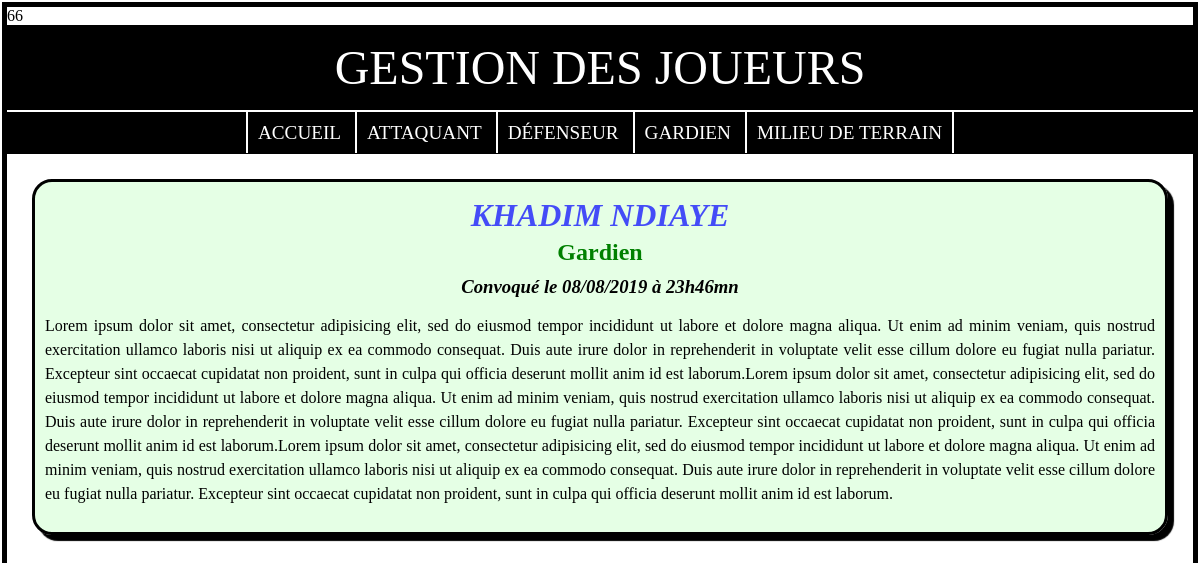
/index.php?action=joueur&id=4, run on the app's committed database.
### tables this page shows
CREATE TABLE Profil(
	id int primary key auto_increment,
	libelle varchar(20)
);

CREATE TABLE Joueur(
	id int primary key auto_increment,
	nom varchar(20),
	prenom varchar(20),
	dateCreation datetime DEFAULT NOW(),
	dateModification datetime DEFAULT NOW(),
	description text,
	profil int
);

### data_access/dao/ConnexionDB.php (called while the page is built, shortened)
<?php
class ConnexionDB
{
    private static $_host = 'localhost';
    private static $_user = 'root';
    private static $_password = '';
    private static $_database = 'gestion_joueurs';
    private static $instance;
    public static function getInstance() {
        if (is_null(self::$instance)) {
            try {
                self::$instance = new PDO('mysql:host='.self::$_host.';dbname='.self::$_database.';charset=utf8', self::$_user, self::$_password);
            } catch (Exception $e) {
                die("Erreur de connexion à la base de données : ".$e);
            }
        }
        return self::$instance;
    }
}
?>

### data_access/dao/FabriqueDAO.php (called while the page is built, shortened)
<?php
require_once 'EntityManager.php';
require_once 'JoueurManager.php';
require_once 'ProfilManager.php';
class FabriqueDAO
{
    public static function getDAOInstance($instance) {
        if(strcmp($instance, 'profil') == 0) {
            return new ProfilManager();
        }
        if(strcmp($instance, 'joueur') == 0) {
            return new JoueurManager();
        }
    }
}
?>

### data_access/dao/ProfilManager.php (called while the page is built, shortened)
<?php
	class ProfilManager extends EntityManager
	{
		public function getList($table='Profil')
		{
			return parent::getList($table);
		}
	}
?>

### data_access/dao/JoueurManager.php (called while the page is built, shortened)
<?php
	class JoueurManager extends EntityManager
	{
		public function getById($id, $table='Joueur')
		{
			return parent::getById($id, $table);
		}
	}
?>

### data_access/Joueur.php (called while the page is built, shortened)
<?php
	class Joueur
	{
		public $profil;
		public function profil_str()
		{
			switch ($this->profil)
			{
				case 1:
					return 'Gardien';
			}
		}
	}
?>

### includes/afficher_joueur.php (the view, shortened to what this page needs)
<!DOCTYPE html>
<html>
<head>
	<link rel="stylesheet" type="text/css" href="assets/css/style.css">
</head>
<body>
	<?php
		require_once 'includes/entete.php';
		require_once 'includes/menu.php';
	?>
	<?php if (!empty($joueur)): ?>
		<div id="contenu">
			<div class="fiche_joueur">
				<h1><?= $joueur->prenom.' '. $joueur->nom ?></h1>
				<h2><a href="index.php?action=profil&id=<?= $joueur->profil ?>"><?= $joueur->profil_str() ?></a></h2>
				<h3>Convoqué le <?= date('d/m/Y à H\hi\m\n', strtotime($joueur->dateCreation)) ?></h3>
				<p><?= $joueur->description ?></p>
			</div>
		</div>
	<?php else: ?>
		<div class="message">Le joueur demandé n'existe pas</div>
	<?php endif ?>
</body>
</html>

### includes/menu.php
<?php
	$uri = $_SERVER['REQUEST_URI'];
	$queryString = $_SERVER['QUERY_STRING'];
?>
<div id="menu">
	<ul>
		<li><a href="index.php" <?= substr($uri, -9) === 'index.php' ? ' class="menu_actif"':'' ?>>Accueil</a></li>
		<?php foreach ($profils as $profil): ?>
			<li><a href="index.php?action=profil&id=<?= $profil->id ?>"  <?= !empty($queryString) && $queryString === 'action=profil&id='.$profil->id ? ' class="menu_actif"':'' ?>><?= $profil->libelle ?></a></li>
		<?php endforeach ?>
	</ul>
</div>

### assets/css/style.css (style rules this page uses)
body { margin: 2px; padding: 0px; border: solid 5px black; }
#menu { padding: 10px; margin: 0px; text-align: center; border-top: solid 2px white; background-color: black; }
#menu ul { margin: 0px; padding: 0px; }
#menu li { display: inline; }
#menu li a { padding: 10px; color: white; font-size: 1.2em; text-transform: uppercase; text-decoration: none; border-left: 2px solid white; }
#menu ul :last-child a { border-right: 2px solid white; }
#contenu { padding: 10px; }
#contenu h1, #contenu h2 { text-align: center; padding: 0px; margin: 0px; margin-top: 5px; }
#contenu h1,#contenu h1 a { text-decoration: none; text-transform: uppercase; font-style: italic; color: rgba(0, 0, 255, 0.7); }
#contenu h2,#contenu h2 a { text-decoration: none; color: green; }
#contenu h3 { margin: 0px; margin-top: 10px; text-align: center; font-style: italic; }
.fiche_joueur { margin: 15px; padding: 10px; border:3px solid black; border-radius: 20px; background-color: rgba(0, 255, 0, 0.1); box-shadow: 6px 6px 1px black; }
.fiche_joueur:first-child { margin-top: 10px; }
.fiche_joueur:last-child { margin-top: 15px; }
.fiche_joueur p { line-height: 1.5; text-align: justify; }

### data on the page
profil: libelle "ATTAQUANT"
profil: libelle "DÉFENSEUR"
profil: libelle "GARDIEN"
profil: libelle "MILIEU DE TERRAIN"
joueur: prenom "KHADIM", nom "NDIAYE", profil "Gardien", dateCreation "08/08/2019 à 23h46mn", description "Lorem ipsum dolor sit amet, consectetur adipisicing elit, sed do eiusmod tempor incididunt ut labore et dolore magna aliqua. Ut enim ad minim veniam, quis nostrud exercitation ullamco laboris nisi ut aliquip ex ea commodo consequat. Duis aute irure dolor in reprehenderit in voluptate velit esse cillum dolore eu fugiat nulla pariatur. Excepteur sint occaecat cupidatat non proident, sunt in culpa qui officia deserunt mollit anim id est laborum.Lorem ipsum dolor sit amet, consectetur adipisicing elit, sed do eiusmod tempor incididunt ut labore et dolore magna aliqua. Ut enim ad minim veniam, quis nostrud exercitation ullamco laboris nisi ut aliquip ex ea commodo consequat. Duis aute irure…"

### other printed values
spl_object_id($this->bdd) "6"
